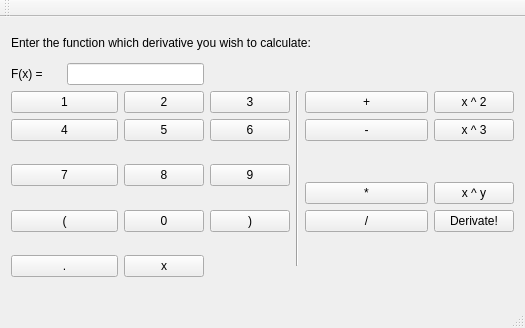
<?xml version="1.0" encoding="UTF-8"?>
<ui version="4.0">
 <class>MainWindow</class>
 <widget class="QMainWindow" name="MainWindow">
  <property name="geometry">
   <rect>
    <x>0</x>
    <y>0</y>
    <width>525</width>
    <height>328</height>
   </rect>
  </property>
  <property name="windowTitle">
   <string>MainWindow</string>
  </property>
  <widget class="QWidget" name="centralWidget">
   <layout class="QGridLayout" name="gridLayout">
    <item row="0" column="0" colspan="6">
     <widget class="QLabel" name="label">
      <property name="text">
       <string>Enter the function which derivative you wish to calculate:</string>
      </property>
     </widget>
    </item>
    <item row="0" column="6" colspan="2">
     <spacer name="horizontalSpacer">
      <property name="orientation">
       <enum>Qt::Horizontal</enum>
      </property>
      <property name="sizeHint" stdset="0">
       <size>
        <width>153</width>
        <height>20</height>
       </size>
      </property>
     </spacer>
    </item>
    <item row="1" column="0">
     <widget class="QLabel" name="label_2">
      <property name="text">
       <string>F(x) = </string>
      </property>
     </widget>
    </item>
    <item row="1" column="1" colspan="2">
     <widget class="QLineEdit" name="inputLineEdit"/>
    </item>
    <item row="2" column="0" colspan="2">
     <widget class="QPushButton" name="onePushButton">
      <property name="text">
       <string>1</string>
      </property>
     </widget>
    </item>
    <item row="2" column="2">
     <widget class="QPushButton" name="twoPushButton">
      <property name="text">
       <string>2</string>
      </property>
     </widget>
    </item>
    <item row="2" column="3">
     <widget class="QPushButton" name="threePushButton">
      <property name="text">
       <string>3</string>
      </property>
     </widget>
    </item>
    <item row="2" column="4" rowspan="6">
     <widget class="Line" name="line">
      <property name="orientation">
       <enum>Qt::Vertical</enum>
      </property>
     </widget>
    </item>
    <item row="2" column="5" colspan="2">
     <widget class="QPushButton" name="addPushButton">
      <property name="text">
       <string>+</string>
      </property>
     </widget>
    </item>
    <item row="2" column="7">
     <widget class="QPushButton" name="sqrPushButton">
      <property name="text">
       <string>x ^ 2</string>
      </property>
     </widget>
    </item>
    <item row="3" column="0" colspan="2">
     <widget class="QPushButton" name="fourPushButton">
      <property name="text">
       <string>4</string>
      </property>
     </widget>
    </item>
    <item row="3" column="2">
     <widget class="QPushButton" name="fivePushButton">
      <property name="text">
       <string>5</string>
      </property>
     </widget>
    </item>
    <item row="3" column="3">
     <widget class="QPushButton" name="sixPushButton">
      <property name="text">
       <string>6</string>
      </property>
     </widget>
    </item>
    <item row="3" column="5" colspan="2">
     <widget class="QPushButton" name="subtractPushButton">
      <property name="text">
       <string>-</string>
      </property>
     </widget>
    </item>
    <item row="3" column="7">
     <widget class="QPushButton" name="cubePushButton">
      <property name="text">
       <string>x ^ 3</string>
      </property>
     </widget>
    </item>
    <item row="4" column="0" rowspan="2" colspan="2">
     <widget class="QPushButton" name="sevenPushButton">
      <property name="text">
       <string>7</string>
      </property>
     </widget>
    </item>
    <item row="4" column="2" rowspan="2">
     <widget class="QPushButton" name="eightPushButton">
      <property name="text">
       <string>8</string>
      </property>
     </widget>
    </item>
    <item row="4" column="3" rowspan="2">
     <widget class="QPushButton" name="ninePushButton">
      <property name="text">
       <string>9</string>
      </property>
     </widget>
    </item>
    <item row="5" column="5" colspan="2">
     <widget class="QPushButton" name="multiplyPushButton">
      <property name="text">
       <string>*</string>
      </property>
     </widget>
    </item>
    <item row="5" column="7">
     <widget class="QPushButton" name="powerYPushButton">
      <property name="text">
       <string>x ^ y</string>
      </property>
     </widget>
    </item>
    <item row="6" column="0" colspan="2">
     <widget class="QPushButton" name="openBracketPushButton">
      <property name="text">
       <string>(</string>
      </property>
     </widget>
    </item>
    <item row="6" column="2">
     <widget class="QPushButton" name="zeroPushButton">
      <property name="text">
       <string>0</string>
      </property>
     </widget>
    </item>
    <item row="6" column="3">
     <widget class="QPushButton" name="closeBracketPushButton">
      <property name="text">
       <string>)</string>
      </property>
     </widget>
    </item>
    <item row="6" column="5" colspan="2">
     <widget class="QPushButton" name="dividePushButton">
      <property name="text">
       <string>/</string>
      </property>
     </widget>
    </item>
    <item row="6" column="7">
     <widget class="QPushButton" name="doDerivatePushButton">
      <property name="text">
       <string>Derivate!</string>
      </property>
     </widget>
    </item>
    <item row="7" column="0" rowspan="2" colspan="2">
     <widget class="QPushButton" name="pointPushButton">
      <property name="text">
       <string>.</string>
      </property>
     </widget>
    </item>
    <item row="7" column="2" rowspan="2">
     <widget class="QPushButton" name="xPushButton">
      <property name="text">
       <string>x</string>
      </property>
     </widget>
    </item>
    <item row="8" column="3" colspan="5">
     <spacer name="horizontalSpacer_2">
      <property name="orientation">
       <enum>Qt::Horizontal</enum>
      </property>
      <property name="sizeHint" stdset="0">
       <size>
        <width>300</width>
        <height>20</height>
       </size>
      </property>
     </spacer>
    </item>
   </layout>
  </widget>
  <widget class="QMenuBar" name="menuBar">
   <property name="geometry">
    <rect>
     <x>0</x>
     <y>0</y>
     <width>525</width>
     <height>26</height>
    </rect>
   </property>
  </widget>
  <widget class="QToolBar" name="mainToolBar">
   <attribute name="toolBarArea">
    <enum>TopToolBarArea</enum>
   </attribute>
   <attribute name="toolBarBreak">
    <bool>false</bool>
   </attribute>
  </widget>
  <widget class="QStatusBar" name="statusBar"/>
 </widget>
 <layoutdefault spacing="6" margin="11"/>
 <resources/>
 <connections/>
</ui>
